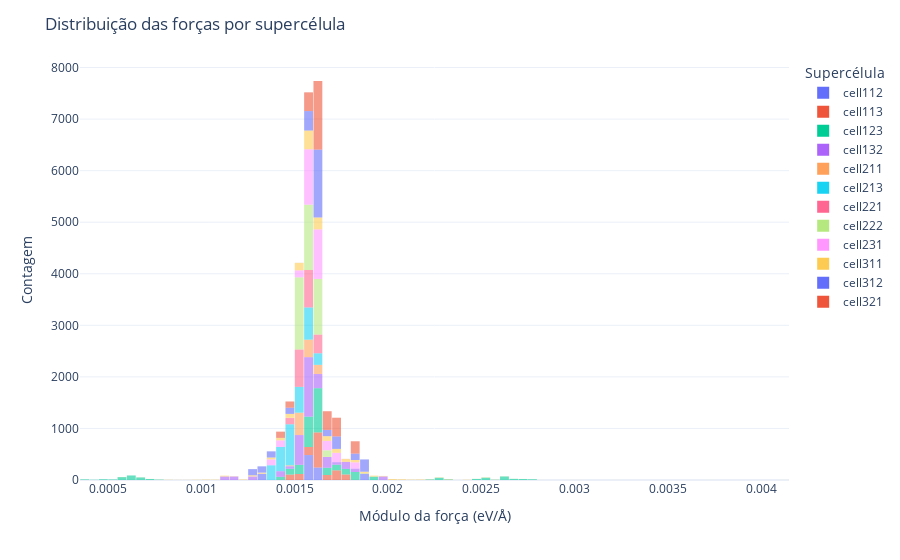

The code cell stored with this chart in its notebook:
### Code cell
import plotly.express as px

fig = px.histogram(
    base_de_dados,
    x="modulo_eV_A",
    color="Supercélula",
    nbins=100,
    opacity=0.6,
    #marginal="rug",  # ou "box", "violin" se quiser mais visualizações
    hover_data=base_de_dados.columns  # mostra mais info ao passar o mouse
)

fig.update_layout(
    title="Distribuição das forças por supercélula",
    xaxis_title="Módulo da força (eV/Å)",
    yaxis_title="Contagem",
    bargap=0.05,
    template="plotly_white"
)

fig.show()

### Figure 1 — Plotly figure (JSON) as saved in the notebook; plotly's stock layout.template omitted (floating-point values rounded to 4 significant figures; data arrays with more than 128 entries replaced by an {"elided": "..."} marker saying what was removed)
{"data": [{"alignmentgroup": "True", "bingroup": "x", "hovertemplate": "Supercélula=cell112<br>modulo_eV_A=%{x}<br>count=%{y}<extra></extra>", "legendgroup": "cell112", "marker": {"color": "#636efa", "opacity": 0.6, "pattern": {"shape": ""}}, "name": "cell112", "nbinsx": 100, "offsetgroup": "cell112", "orientation": "v", "showlegend": true, "type": "histogram", "x": {"elided": "968 float values"}, "xaxis": "x", "yaxis": "y"}, {"alignmentgroup": "True", "bingroup": "x", "hovertemplate": "Supercélula=cell113<br>modulo_eV_A=%{x}<br>count=%{y}<extra></extra>", "legendgroup": "cell113", "marker": {"color": "#EF553B", "opacity": 0.6, "pattern": {"shape": ""}}, "name": "cell113", "nbinsx": 100, "offsetgroup": "cell113", "orientation": "v", "showlegend": true, "type": "histogram", "x": {"elided": "1452 float values"}, "xaxis": "x", "yaxis": "y"}, {"alignmentgroup": "True", "bingroup": "x", "hovertemplate": "Supercélula=cell123<br>modulo_eV_A=%{x}<br>count=%{y}<extra></extra>", "legendgroup": "cell123", "marker": {"color": "#00cc96", "opacity": 0.6, "pattern": {"shape": ""}}, "name": "cell123", "nbinsx": 100, "offsetgroup": "cell123", "orientation": "v", "showlegend": true, "type": "histogram", "x": {"elided": "2904 float values"}, "xaxis": "x", "yaxis": "y"}, {"alignmentgroup": "True", "bingroup": "x", "hovertemplate": "Supercélula=cell132<br>modulo_eV_A=%{x}<br>count=%{y}<extra></extra>", "legendgroup": "cell132", "marker": {"color": "#ab63fa", "opacity": 0.6, "pattern": {"shape": ""}}, "name": "cell132", "nbinsx": 100, "offsetgroup": "cell132", "orientation": "v", "showlegend": true, "type": "histogram", "x": {"elided": "2904 float values"}, "xaxis": "x", "yaxis": "y"}, {"alignmentgroup": "True", "bingroup": "x", "hovertemplate": "Supercélula=cell211<br>modulo_eV_A=%{x}<br>count=%{y}<extra></extra>", "legendgroup": "cell211", "marker": {"color": "#FFA15A", "opacity": 0.6, "pattern": {"shape": ""}}, "name": "cell211", "nbinsx": 100, "offsetgroup": "cell211", "orientation": "v", "showlegend": true, "type": "histogram", "x": {"elided": "968 float values"}, "xaxis": "x", "yaxis": "y"}, {"alignmentgroup": "True", "bingroup": "x", "hovertemplate": "Supercélula=cell213<br>modulo_eV_A=%{x}<br>count=%{y}<extra></extra>", "legendgroup": "cell213", "marker": {"color": "#19d3f3", "opacity": 0.6, "pattern": {"shape": ""}}, "name": "cell213", "nbinsx": 100, "offsetgroup": "cell213", "orientation": "v", "showlegend": true, "type": "histogram", "x": {"elided": "2904 float values"}, "xaxis": "x", "yaxis": "y"}, {"alignmentgroup": "True", "bingroup": "x", "hovertemplate": "Supercélula=cell221<br>modulo_eV_A=%{x}<br>count=%{y}<extra></extra>", "legendgroup": "cell221", "marker": {"color": "#FF6692", "opacity": 0.6, "pattern": {"shape": ""}}, "name": "cell221", "nbinsx": 100, "offsetgroup": "cell221", "orientation": "v", "showlegend": true, "type": "histogram", "x": {"elided": "1936 float values"}, "xaxis": "x", "yaxis": "y"}, {"alignmentgroup": "True", "bingroup": "x", "hovertemplate": "Supercélula=cell222<br>modulo_eV_A=%{x}<br>count=%{y}<extra></extra>", "legendgroup": "cell222", "marker": {"color": "#B6E880", "opacity": 0.6, "pattern": {"shape": ""}}, "name": "cell222", "nbinsx": 100, "offsetgroup": "cell222", "orientation": "v", "showlegend": true, "type": "histogram", "x": {"elided": "3872 float values"}, "xaxis": "x", "yaxis": "y"}, {"alignmentgroup": "True", "bingroup": "x", "hovertemplate": "Supercélula=cell231<br>modulo_eV_A=%{x}<br>count=%{y}<extra></extra>", "legendgroup": "cell231", "marker": {"color": "#FF97FF", "opacity": 0.6, "pattern": {"shape": ""}}, "name": "cell231", "nbinsx": 100, "offsetgroup": "cell231", "orientation": "v", "showlegend": true, "type": "histogram", "x": {"elided": "2904 float values"}, "xaxis": "x", "yaxis": "y"}, {"alignmentgroup": "True", "bingroup": "x", "hovertemplate": "Supercélula=cell311<br>modulo_eV_A=%{x}<br>count=%{y}<extra></extra>", "legendgroup": "cell311", "marker": {"color": "#FECB52", "opacity": 0.6, "pattern": {"shape": ""}}, "name": "cell311", "nbinsx": 100, "offsetgroup": "cell311", "orientation": "v", "showlegend": true, "type": "histogram", "x": {"elided": "1452 float values"}, "xaxis": "x", "yaxis": "y"}, {"alignmentgroup": "True", "bingroup": "x", "hovertemplate": "Supercélula=cell312<br>modulo_eV_A=%{x}<br>count=%{y}<extra></extra>", "legendgroup": "cell312", "marker": {"color": "#636efa", "opacity": 0.6, "pattern": {"shape": ""}}, "name": "cell312", "nbinsx": 100, "offsetgroup": "cell312", "orientation": "v", "showlegend": true, "type": "histogram", "x": {"elided": "2904 float values"}, "xaxis": "x", "yaxis": "y"}, {"alignmentgroup": "True", "bingroup": "x", "hovertemplate": "Supercélula=cell321<br>modulo_eV_A=%{x}<br>count=%{y}<extra></extra>", "legendgroup": "cell321", "marker": {"color": "#EF553B", "opacity": 0.6, "pattern": {"shape": ""}}, "name": "cell321", "nbinsx": 100, "offsetgroup": "cell321", "orientation": "v", "showlegend": true, "type": "histogram", "x": {"elided": "2904 float values"}, "xaxis": "x", "yaxis": "y"}], "layout": {"bargap": 0.05, "barmode": "relative", "legend": {"title": {"text": "Supercélula"}, "tracegroupgap": 0}, "margin": {"t": 60}, "title": {"text": "Distribuição das forças por supercélula"}, "xaxis": {"anchor": "y", "domain": [0, 1], "title": {"text": "Módulo da força (eV/Å)"}}, "yaxis": {"anchor": "x", "domain": [0, 1], "title": {"text": "Contagem"}}}}
